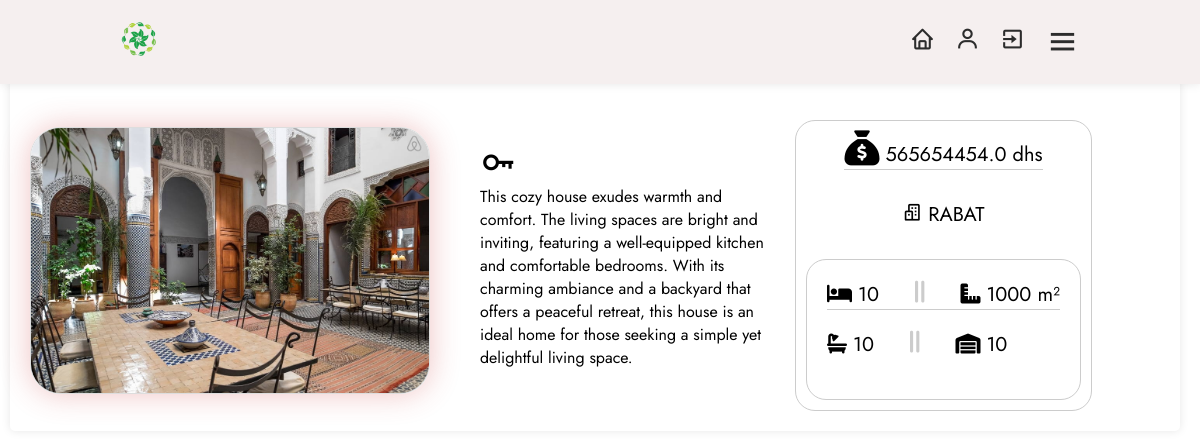
/product/956ee89e-c04e-4dfa-a298-516e9cd7ba37?username=HASSAN_BOUDRAA (signed in), run on the app's committed database.
### models/user.py (models this page shows)
class Products(db.Model):
    id = db.Column(db.String(50), primary_key=True, default=lambda: str( uuid.uuid4()), unique=True, nullable=False)
    name = db.Column(db.String(255), nullable=False)
    city = db.Column(db.String(8), nullable=False)
    price = db.Column(db.Float, nullable=False)
    image_path = db.Column(db.String(255), nullable=True)
    num_rooms = Column(Integer, nullable=False)
    section = Column(Integer, nullable=False)
    num_bain = Column(Integer, nullable=False)
    window_per_house = Column(Integer, nullable=False)
    user_id = db.Column(db.String(50),db.ForeignKey('user.id'),nullable=False)
    user = db.relationship('User', backref=db.backref('products', lazy=True))

### models/app.py (the view)
    @app.route('/product/<string:product_id>')
    def product_detail(product_id):
        product = get_product_details(product_id)
        user_data = get_user_data(current_user.username)
        return render_template('product_detail.html', product=product, user_data=user_data)

### models/db.py (called while the page is built)
def get_user_data(username):
    user = User.query.filter_by(username=username).first()
    if user is not None:
        return user
    else:
        return None

### models/templates/product_detail.html (shortened to what this page needs)
<!DOCTYPE html>
<html lang="en">
        <head>
                <link rel="stylesheet" href="{{ url_for('static', filename='style/dashboard.css') }}">
                <link rel="stylesheet" href="https://cdnjs.cloudflare.com/ajax/libs/font-awesome/5.15.2/css/all.min.css">
                <link rel="stylesheet" href="https://cdnjs.cloudflare.com/ajax/libs/font-awesome/6.4.2/css/all.min.css" />
                <link rel="stylesheet" href="https://unpkg.com/boxicons@latest/css/boxicons.min.css">
                <link href="https://cdn.jsdelivr.net/npm/bootstrap-icons@1.21.0/font/bootstrap-icons.css" rel="stylesheet">
        </head>
        <body>
                <header>
                        <div class="logo">
				<img src="{{ url_for('static', filename='images/icon.png') }}" alt="Icon">
                        </div>
                        <div class="nav-icon">
                                <a onclick="window.location.href='{{ url_for('dashboard') }}'"><i class='bx bx-home'></i></a>
				<a onclick="window.location.href='{{ url_for('user', username=user_data.username) }}'"><i class='bx bx-user'></i></a>
                                <a onclick="window.location.href='{{ url_for('exit') }}'"><i class='bx bx-exit'></i></a>
                                <div class="bx bx-menu" id="menu-icon"></div>
                        </div>
                </header>
                <section class="inside">
                                <div class="card">
                                     {% if product.image_path %}
                                        <img class="product-image" src="{{ url_for('serve_image', filename=product.image_path.split('/')[-1]) }}" alt="Product Image">
                                     {% else %}
                                              <p>No Image Available</p>
                                     {% endif %}
                                        <a style="max-width: 300px; margin-right: 15px;">
                                                <i class='bx bx-key' style="font-size: 38px"></i><p>   {{ product.name }} </p>
                                        </a>
                                        <div class="product-info">
                                                       <li style="border-bottom: 1px solid #ccc; margin-bottom: 30px;">
                                                                <i class="fa-solid fa-sack-dollar" style="font-size: 35px;"></i>   {{ product.price }} dhs
                                                       </li>
                                                       <p style="margin-bottom: 30px;">
                                                                <i class='bx bx-buildings'></i>   {{ product.city }}
                                                       </p>
                                                       <a style="border: 1px solid #ccc; border-radius: 20px; padding: 20px;">
                                                                 <p style="border-bottom: 1px solid #ccc; margin-bottom: 20px;">
                                                                        <i class="fa-solid fa-bed"></i> {{ product.num_rooms }}
                                                                        <i class="fa-solid fa-grip-lines-vertical" style="color: #ccc; font-size: 25px; margin-left: 30px; margin-right: 30px"></i>
                                                                        <i class="fa-solid fa-ruler-combined"></i>    {{ product.section }} m²
                                                                 </p>
                                                                 <p style="margin-bottom: 20px; margin-bottom: 20px;">
                                                                        <i class="fa-solid fa-bath"></i>    {{ product.num_bain }}
                                                                        <i class="fa-solid fa-grip-lines-vertical" style="color: #ccc; font-size: 25px; margin-left: 30px; margin-right: 30px;"></i>
                                                                        <i class="fa-solid fa-warehouse"></i>     {{ product.window_per_house }}
                                                                 </p>
                                                       </a>
                                        </div>
                                </div>
                </section>
        </body>
</html>

### models/static/style/dashboard.css (style rules this page uses)
* { margin: 0; padding: 0; box-sizing: border-box; font-family: 'Jost', sans-serif; list-style: none; text-decoration: none; }
header { position: fixed; width: 100%; top: 0; right: 0; z-index: 1000; display: flex; align-items: center; justify-content: space-between; padding: 20px 10%; background-color: #f5efef; box-shadow: 0 0 10px rgba(0, 0, 0, 0.1); }
.logo img { max-width: 120px; height: 1cm; }
.nav-icon { display: flex; align-items: center; }
.nav-icon i { margin-right: 20px; color: #2c2c2c; font-size: 25px; font-weight: 400; transform: all .42s ease; }
#menu-icon { font-size: 35px; color: #2c2c2c; z-index: 10001; cursor: pointer; }
.inside { padding-top: 70px; padding-right: 10px; }
.card { display: flex; background-color: none; margin-bottom: 20px; align-items: center; padding: 20px; margin: 10px; border-radius: 5px; box-shadow: 0 0 10px rgba(0, 0, 0, 0.1); }
.product-image { margin-right: 50px; max-width: 400px; height: auto; margin-top: 10px; border: 1px solid #ddd; border-radius: 30px; overflow: hidden; box-shadow: 0 0 30px rgba(201, 57, 57, 0.3); }
.product-info { margin-top: 20px; padding: 10px; border: 1px solid #ccc; border-radius: 20px; display: flex; flex-direction: column; font-size: 20px; align-items: CENTER; justify-content: flex-start; flex-wrap: wrap; }

### data on the page
Products: name "This cozy house exudes warmth and comfort. The living spaces are bright and inviting, featuring a well-equipped kitchen and comfortable bedrooms. With its charming ambiance and a backyard that offers a peaceful retreat, this house is an ideal home for those seeking a simple yet delightful living space.", price "565654454.0", city "RABAT", section "1000"

### other printed values
{{ product.num_rooms }} "10"
{{ product.num_bain }} "10"
{{ product.window_per_house }} "10"
